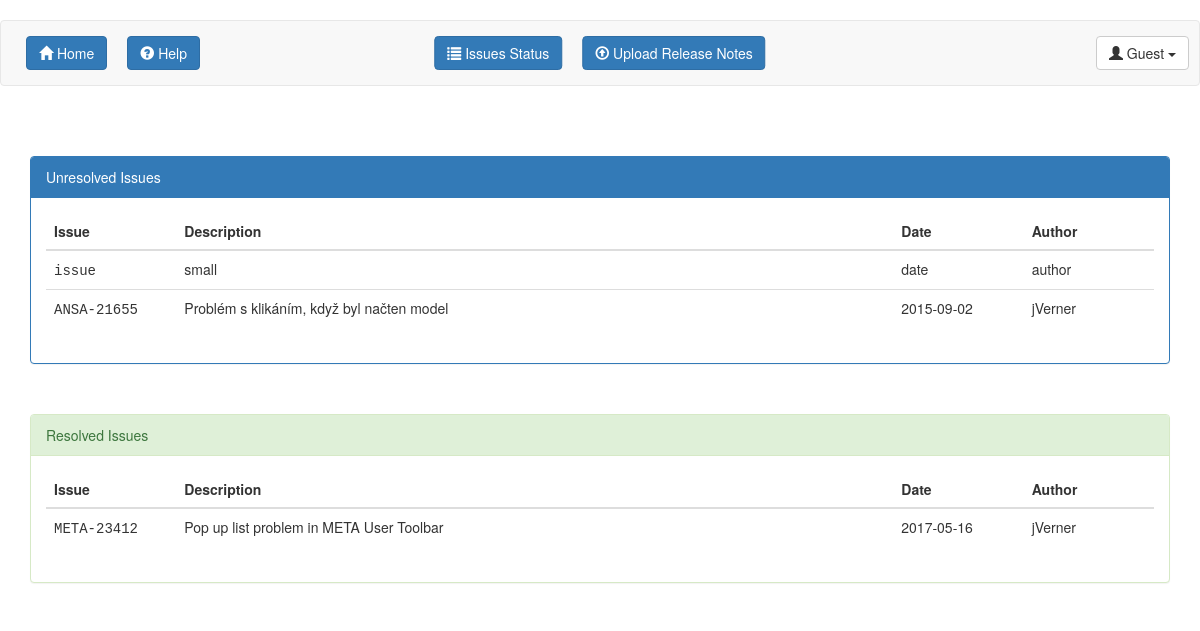
The page /issue_status/ on the database its author committed.
### tables this page shows
CREATE TABLE issues (
    id INTEGER PRIMARY KEY autoincrement,
    issue TEXT NOT NULL,
    description TEXT NOT NULL,
    datum TEXT NOT NULL,
    author TEXT,
    details TEXT
);

### __init__.py (the view)
@app.route('/issue_status/')
def issue_status():
    cur, db = get_db(cursor=True)
    issues = cur.execute("SELECT * FROM issues").fetchall()
    resolved, unresolved = [], []
    for row in issues:
        idx, issue, description, datum, author, details = row
        found = cur.execute("SELECT * FROM resolved_issues WHERE issue = ?", [issue]).fetchall()
        if len(found) > 0:
            resolved.append(row)
        else:
            unresolved.append(row)
    return render_template('issue_status.html', resolved=resolved, unresolved=unresolved)

### __init__.py (called while the page is built)
def connect_db():
    rv = sqlite3.connect(app.config['DATABASE'])
    rv.row_factory = sqlite3.Row
    return rv

def get_db(cursor=False):
    if not hasattr(g, 'sqlite_db'):
        g.sqlite_db = connect_db()
    if cursor:
        c = g.sqlite_db.cursor()
        return c, g.sqlite_db
    return g.sqlite_db

### templates/issue_status.html (shortened to what this page needs)
{% extends "header.html" -%}
{% block body -%}
<div class="container">
  <div id="issue-panel" class="panel panel-primary">
    <div class="panel-heading">Unresolved Issues</div>
    <div class="panel-body">
      <form method="post" action="{{ url_for('issue_modify') }}">
        <table id="issues" class="table table-hover">
          <thead>
            <tr>
              <th id="issue">Issue</th>
              <th id="descr">Description</th>
              <th id="date">Date</th>
              <th id="author">Author</th>
            </tr>
          </thead>
          <tbody>
            {% for data in unresolved -%}
              {% set issue = data[1] -%}
              {% set description = data[2] -%}
              {% set datum = data[3] -%}
              {% set author = data[4] -%}
              {% set details = data[5] -%}
              <tr>
                <td><spam style="font-family: monospace;">{{ issue }}</spam></td>
                <td>{{ description }}</td>
                <td>{{ datum }}</td>
                <td>{{ author }}</td>
              </tr>
            {% endfor -%}
          </tbody>
        </table>
      </form>
    </div>
  </div>
  <div id="issue-panel" class="panel panel-success">
    <div class="panel-heading">Resolved Issues</div>
    <div class="panel-body">
      <form method="post" action="{{ url_for('issue_modify') }}">
        <table id="issues" class="table table-hover">
          <thead>
            <tr>
              <th id="issue">Issue</th>
              <th id="descr">Description</th>
              <th id="date">Date</th>
              <th id="author">Author</th>
            </tr>
          </thead>
          <tbody>
            {% for data in resolved -%}
              {% set issue = data[1] -%}
              {% set description = data[2] -%}
              {% set datum = data[3] -%}
              {% set author = data[4] -%}
              {% set details = data[5] -%}
              <tr>
                <td><spam style="font-family: monospace;">{{ issue }}</spam></td>
                <td>{{ description }}</td>
                <td>{{ datum }}</td>
                <td>{{ author }}</td>
              </tr>
            {% endfor -%}
          </tbody>
        </table>
      </form>
    </div>
  </div>
</div>
{% endblock %}

### templates/header.html (shortened to what this page needs)
<!DOCTYPE html>
<html lang="en">
<head>
  <link rel="stylesheet" type="text/css" href="{{ url_for('static', filename='css/bootstrap.min.css') }}" media="all" />
  <link rel="stylesheet" type="text/css" href="{{ url_for('static', filename='css/fileinput.min.css') }}" media="all" />
  <link rel="stylesheet" type="text/css" href="{{ url_for('static', filename='css/custom.css') }}" media="all" />
  <link rel="stylesheet" type="text/css" href="{{ url_for('static', filename='css/font-awesome/css/font-awesome.min.css') }}" media="all" />
</head>
<header>
<nav class="navbar navbar-default" role="navigation" style="margin-top: 20px;">
  <div class="navbar-collapse collapse">
    <ul class="nav navbar-nav">
      <li>
        <a href="{{ url_for('homepage') }}">
          <button type="button" class="btn btn-primary">
            <span class="glyphicon glyphicon-home"></span>
            <span aria-hidden="true">Home</span>
          </button>
        </a>
      </li>
      <li>
        <a href="{{ url_for('help_page') }}">
          <button type="button" class="btn btn-primary">
            <span class="glyphicon glyphicon-question-sign"></span>
            <span aria-hidden="true">Help</span>
          </button>
        </a>
      </li>
    </ul>
    <ul class="nav navbar-nav navbar-center">
        <li>
          <a href="{{ url_for('issue_status') }}">
            <button type="button" class="btn btn-primary">
            <span class="glyphicon glyphicon-list"></span>
              <span aria-hidden="true">Issues Status</span>
            </button>
          </a>
        </li>
        <li>
          <a href="{{ url_for('upload_release_changes') }}">
            <button type="button" class="btn btn-primary">
            <span class="glyphicon glyphicon-upload"></span>
              <span aria-hidden="true">Upload Release Notes</span>
            </button>
          </a>
        </li>
    </ul>
    <ul class="nav navbar-nav navbar-right">
      <li class="dropdown">
        <a href="#" class="dropdown-toggle" data-toggle="dropdown" role="button" aria-haspopup="true" aria-expanded="false">
          {% if session.logged_in -%}
            <button type="button" class="btn btn-success">
              <span class="glyphicon glyphicon-user"></span>
              {{ session.username }}
          {% else -%}
            <button type="button" class="btn btn-default">
              <span class="glyphicon glyphicon-user"></span>
              Guest
          {% endif -%}
              <span class="caret"></span>
            </button>
        </a>
      </li>
    </ul>
  </div>
</nav>
</header>
<body>
  <div class="container" style="min-height:100%>
  {% block body -%}
  {% endblock -%}
</body>

### static/css/custom.css (style rules this page uses)
@media (min-width: 768px) { .navbar-nav.navbar-center { position: absolute; left: 50%; transform: translatex(-50%); } }
.nav li a { padding-right: 10px; padding-left: 10px; }
div#issue-panel { margin-top: 50px; }
table#issues #issue { width: 10%; }
table#issues #descr { width: 55%; }
table#issues #date { width: 10%; }
table#issues #author { width: 10%; }

### rows shown on the page
issues: issue "issue", description "small", datum "date", author "author"
issues: issue "ANSA-21655", description "Problém s klikáním, když byl načten model", datum "2015-09-02", author "jVerner"
issues: issue "META-23412", description "Pop up list problem in META User Toolbar", datum "2017-05-16", author "jVerner"
